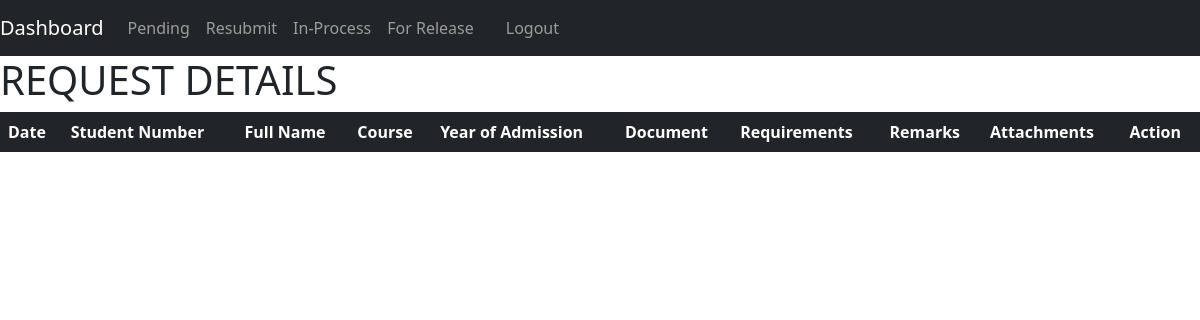
Page /optimized/public/student_view/resubmit_view.php?request_number=32 on the earlier database version.
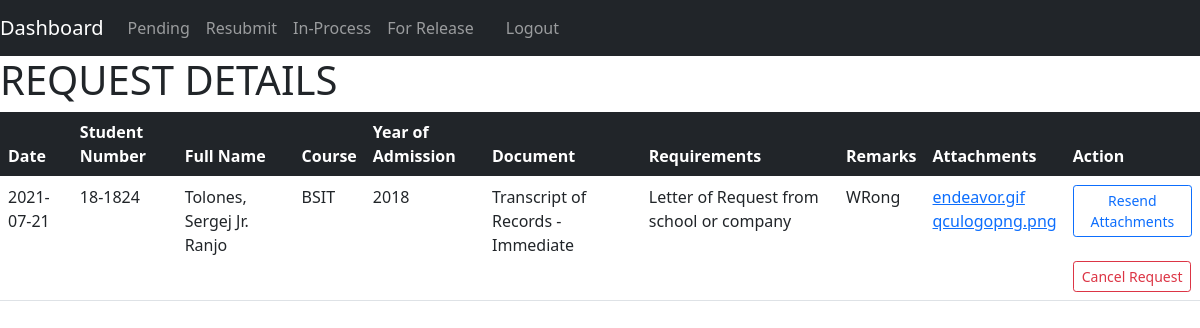
Same page on the later database version.
### tables this page shows
CREATE TABLE `document_request` (
  `request_number` int(12) NOT NULL,
  `student_number` varchar(10) NOT NULL,
  `document_id` int(10) NOT NULL,
  `request_date` date NOT NULL,
  `request_status` varchar(20) NOT NULL,
  `remarks` longtext DEFAULT NULL,
  `upfile` varchar(2048) DEFAULT NULL,
  `upfile_name` varchar(128) DEFAULT NULL,
  `date_approved` date DEFAULT NULL,
  `date_released` date DEFAULT NULL,
  `date_finished` date DEFAULT NULL
);

CREATE TABLE `student_info` (
  `student_number` varchar(10) NOT NULL,
  `last_name` varchar(50) NOT NULL,
  `first_name` varchar(50) NOT NULL,
  `middle_name` varchar(50) NOT NULL,
  `full_name` varchar(128) NOT NULL,
  `course` varchar(128) NOT NULL,
  `year_of_enrollment` varchar(16) NOT NULL,
  `email` varchar(128) NOT NULL
);

CREATE TABLE `documents` (
  `document_id` int(10) NOT NULL,
  `document_name` varchar(50) NOT NULL,
  `requirements` longtext NOT NULL
);

### optimized/public/student_view/resubmit_view.php (the view, shortened to what this page needs)
<?php
    require_once "../../resource/opt1/database.php";
    require_once "../../resource/opt1/header.php";
    $request_get = $_GET['request_number'];
    $statement = $pdo->prepare("SELECT document_request.request_number, document_request.request_date, student_info.student_number, student_info.full_name, student_info.course, student_info.year_of_enrollment, documents.document_name, documents.requirements, document_request.remarks, document_request.upfile, document_request.upfile_name FROM document_request INNER JOIN student_info ON document_request.student_number = student_info.student_number JOIN documents ON document_request.document_id = documents.document_id WHERE document_request.request_number = :request_get");
    $statement->bindValue(':request_get', $request_get);
    $statement->execute();
    $requests = $statement->fetchAll(PDO::FETCH_ASSOC);
?>
  </head>
  <body>
<?php require_once "../../resource/opt1/nav.php";?>
<h1>REQUEST DETAILS</h1>
<table class="table">
  <thead class="table-dark">
    <tr>
      <th scope="col">Date</th>
      <th scope="col">Student Number</th>
      <th scope="col">Full Name</th>
      <th scope="col">Course</th>
      <th scope="col">Year of Admission</th>
      <th scope="col">Document</th>
      <th scope="col">Requirements</th>
      <th scope="col">Remarks</th>
      <th scope="col">Attachments</th>
      <th scope="col">Action</th>
    </tr>
  </thead>
  <tbody>
  <?php foreach ($requests as $i => $request): ?>
      <tr>
        <td><?php echo $request['request_date']?></td>
        <td><?php echo $request['student_number']?></td>
        <td><?php echo $request['full_name']?></td>
        <td><?php echo $request['course']?></td>
        <td><?php echo $request['year_of_enrollment']?></td>
        <td><?php echo $request['document_name']?></td>
        <td><?php echo $request['requirements']?></td>
        <td>
            <?php
                if($request['remarks'] == NULL){
                    echo '<i>No Remarks</i>';
                }
                else{
                    echo $request['remarks'];
                }
            ?>
        </td>
        <td>
        <?php
            if($request['upfile'] != NULL && $request['upfile_name'] != NULL):
                $arr_name = explode(' ', $request['upfile_name']);
                for($j = 0; $j < count($arr_name); $j++):
        ?>
                <a href="<?php echo $request['upfile'].'/'.$arr_name[$j] ?>" target="_blank"><?php echo $arr_name[$j]?></a><br>
                <?php endfor;
                 else: ?>
                     <i>No Attachments</i>
                <?php
                endif ?>
            </td>
            <td>
                <a onclick="return confirm('This will overwrite the already submitted files. Are you sure?')" href="update.php?request_number=<?php echo $request['request_number'] ?>"  class="btn btn-sm btn-outline-primary">Resend Attachments</a>
                <br>
                <br>
                <a onclick="return confirm('Are you sure?')" href="cancel.php?request_number=<?php echo $request['request_number'] ?>"  class="btn btn-sm btn-outline-danger">Cancel Request</a>
            </td>
        </tr>
    <?php endforeach ?>
  </tbody>
</table>
  </body>
</html>

Differences in the rows shown:
added document_request: request_date "2021-07-21", student_info.student_number "18-1824", student_info.full_name "Tolones, Sergej Jr. Ranjo", student_info.course "BSIT", student_info.year_of_enrollment "2018", document.document_name "Transcript of Records - Immediate", document.requirements "Letter of Request from school or company", remarks "WRong", upfile_name "endeavor.gif", upfile_name "qculogopng.png"
